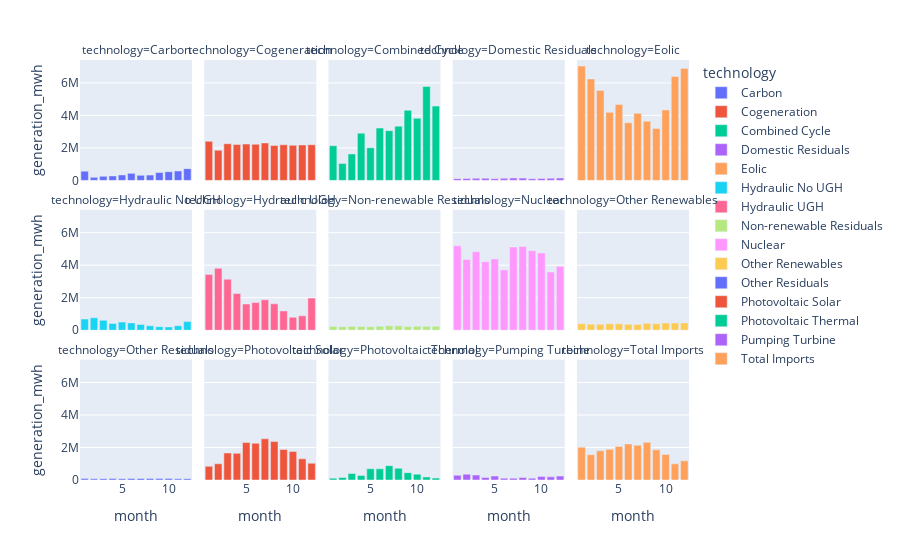

Here is the notebook cell this chart was saved with:
### Code cell
px.bar(data_frame=dfres, x='month', y='generation_mwh', facet_col='technology', facet_col_wrap=5, height=750, color='technology')

### Figure 1 — Plotly figure (JSON) as saved in the notebook; plotly's stock layout.template omitted (floating-point values rounded to 4 significant figures)
{"data": [{"alignmentgroup": "True", "hovertemplate": "technology=Carbon<br>month=%{x}<br>generation_mwh=%{y}<extra></extra>", "legendgroup": "Carbon", "marker": {"color": "#636efa", "pattern": {"shape": ""}}, "name": "Carbon", "offsetgroup": "Carbon", "orientation": "v", "showlegend": true, "textposition": "auto", "type": "bar", "x": [1, 2, 3, 4, 5, 6, 7, 8, 9, 10, 11, 12], "xaxis": "x11", "y": [569900.0, 186166, 250300.0, 275500.0, 338200.0, 433800.0, 311100.0, 327400.0, 484800.0, 534700.0, 580600.0, 724400.0], "yaxis": "y11"}, {"alignmentgroup": "True", "hovertemplate": "technology=Cogeneration<br>month=%{x}<br>generation_mwh=%{y}<extra></extra>", "legendgroup": "Cogeneration", "marker": {"color": "#EF553B", "pattern": {"shape": ""}}, "name": "Cogeneration", "offsetgroup": "Cogeneration", "orientation": "v", "showlegend": true, "textposition": "auto", "type": "bar", "x": [1, 2, 3, 4, 5, 6, 7, 8, 9, 10, 11, 12], "xaxis": "x12", "y": [2405000.0, 1852000.0, 2259000.0, 2212000.0, 2236000.0, 2222000.0, 2305000.0, 2149075, 2191000.0, 2161000.0, 2184000.0, 2196000.0], "yaxis": "y12"}, {"alignmentgroup": "True", "hovertemplate": "technology=Combined Cycle<br>month=%{x}<br>generation_mwh=%{y}<extra></extra>", "legendgroup": "Combined Cycle", "marker": {"color": "#00cc96", "pattern": {"shape": ""}}, "name": "Combined Cycle", "offsetgroup": "Combined Cycle", "orientation": "v", "showlegend": true, "textposition": "auto", "type": "bar", "x": [1, 2, 3, 4, 5, 6, 7, 8, 9, 10, 11, 12], "xaxis": "x13", "y": [2132000.0, 1036000.0, 1627000.0, 2901000.0, 2011000.0, 3219000.0, 3063000.0, 3339000.0, 4314000.0, 3821000.0, 5783000.0, 4572000.0], "yaxis": "y13"}, {"alignmentgroup": "True", "hovertemplate": "technology=Domestic Residuals<br>month=%{x}<br>generation_mwh=%{y}<extra></extra>", "legendgroup": "Domestic Residuals", "marker": {"color": "#ab63fa", "pattern": {"shape": ""}}, "name": "Domestic Residuals", "offsetgroup": "Domestic Residuals", "orientation": "v", "showlegend": true, "textposition": "auto", "type": "bar", "x": [1, 2, 3, 4, 5, 6, 7, 8, 9, 10, 11, 12], "xaxis": "x14", "y": [109129, 114300.0, 125800.0, 132300.0, 107400.0, 131200.0, 150100.0, 141900.0, 107800.0, 120200.0, 132200.0, 146800.0], "yaxis": "y14"}, {"alignmentgroup": "True", "hovertemplate": "technology=Eolic<br>month=%{x}<br>generation_mwh=%{y}<extra></extra>", "legendgroup": "Eolic", "marker": {"color": "#FFA15A", "pattern": {"shape": ""}}, "name": "Eolic", "offsetgroup": "Eolic", "orientation": "v", "showlegend": true, "textposition": "auto", "type": "bar", "x": [1, 2, 3, 4, 5, 6, 7, 8, 9, 10, 11, 12], "xaxis": "x15", "y": [7039018, 6241000.0, 5535000.0, 4187000.0, 4668000.0, 3548000.0, 4128000.0, 3640000.0, 3190000.0, 4339000.0, 6398000.0, 6887000.0], "yaxis": "y15"}, {"alignmentgroup": "True", "hovertemplate": "technology=Hydraulic No UGH<br>month=%{x}<br>generation_mwh=%{y}<extra></extra>", "legendgroup": "Hydraulic No UGH", "marker": {"color": "#19d3f3", "pattern": {"shape": ""}}, "name": "Hydraulic No UGH", "offsetgroup": "Hydraulic No UGH", "orientation": "v", "showlegend": true, "textposition": "auto", "type": "bar", "x": [1, 2, 3, 4, 5, 6, 7, 8, 9, 10, 11, 12], "xaxis": "x6", "y": [688200.0, 762889, 609500.0, 416900.0, 498600.0, 450600.0, 356000.0, 267600.0, 214600.0, 199200.0, 267500.0, 528200.0], "yaxis": "y6"}, {"alignmentgroup": "True", "hovertemplate": "technology=Hydraulic UGH<br>month=%{x}<br>generation_mwh=%{y}<extra></extra>", "legendgroup": "Hydraulic UGH", "marker": {"color": "#FF6692", "pattern": {"shape": ""}}, "name": "Hydraulic UGH", "offsetgroup": "Hydraulic UGH", "orientation": "v", "showlegend": true, "textposition": "auto", "type": "bar", "x": [1, 2, 3, 4, 5, 6, 7, 8, 9, 10, 11, 12], "xaxis": "x7", "y": [3434033, 3814000.0, 3135000.0, 2257000.0, 1610000.0, 1701000.0, 1872000.0, 1624000.0, 1184000.0, 797000.0, 890800.0, 1975000.0], "yaxis": "y7"}, {"alignmentgroup": "True", "hovertemplate": "technology=Non-renewable Residuals<br>month=%{x}<br>generation_mwh=%{y}<extra></extra>", "legendgroup": "Non-renewable Residuals", "marker": {"color": "#B6E880", "pattern": {"shape": ""}}, "name": "Non-renewable Residuals", "offsetgroup": "Non-renewable Residuals", "orientation": "v", "showlegend": true, "textposition": "auto", "type": "bar", "x": [1, 2, 3, 4, 5, 6, 7, 8, 9, 10, 11, 12], "xaxis": "x8", "y": [230300.0, 217500.0, 238300.0, 234489, 218000.0, 249700.0, 276200.0, 270200.0, 226400.0, 241800.0, 237400.0, 245200.0], "yaxis": "y8"}, {"alignmentgroup": "True", "hovertemplate": "technology=Nuclear<br>month=%{x}<br>generation_mwh=%{y}<extra></extra>", "legendgroup": "Nuclear", "marker": {"color": "#FF97FF", "pattern": {"shape": ""}}, "name": "Nuclear", "offsetgroup": "Nuclear", "orientation": "v", "showlegend": true, "textposition": "auto", "type": "bar", "x": [1, 2, 3, 4, 5, 6, 7, 8, 9, 10, 11, 12], "xaxis": "x9", "y": [5191000.0, 4358000.0, 4831000.0, 4211000.0, 4386000.0, 3711000.0, 5120000.0, 5153000.0, 4897000.0, 4755000.0, 3580000.0, 3931824], "yaxis": "y9"}, {"alignmentgroup": "True", "hovertemplate": "technology=Other Renewables<br>month=%{x}<br>generation_mwh=%{y}<extra></extra>", "legendgroup": "Other Renewables", "marker": {"color": "#FECB52", "pattern": {"shape": ""}}, "name": "Other Renewables", "offsetgroup": "Other Renewables", "orientation": "v", "showlegend": true, "textposition": "auto", "type": "bar", "x": [1, 2, 3, 4, 5, 6, 7, 8, 9, 10, 11, 12], "xaxis": "x10", "y": [401100.0, 373200.0, 362600.0, 396100.0, 394800.0, 362100.0, 357300.0, 423200.0, 402900.0, 443900.0, 444400.0, 449300.0], "yaxis": "y10"}, {"alignmentgroup": "True", "hovertemplate": "technology=Other Residuals<br>month=%{x}<br>generation_mwh=%{y}<extra></extra>", "legendgroup": "Other Residuals", "marker": {"color": "#636efa", "pattern": {"shape": ""}}, "name": "Other Residuals", "offsetgroup": "Other Residuals", "orientation": "v", "showlegend": true, "textposition": "auto", "type": "bar", "x": [1, 2, 3, 4, 5, 6, 7, 8, 9, 10, 11, 12], "xaxis": "x", "y": [87550.0, 73760.0, 83340.0, 86320.0, 80900.0, 89920.0, 92030.0, 94340.0, 85690.0, 93810.0, 72330.0, 79790.0], "yaxis": "y"}, {"alignmentgroup": "True", "hovertemplate": "technology=Photovoltaic Solar<br>month=%{x}<br>generation_mwh=%{y}<extra></extra>", "legendgroup": "Photovoltaic Solar", "marker": {"color": "#EF553B", "pattern": {"shape": ""}}, "name": "Photovoltaic Solar", "offsetgroup": "Photovoltaic Solar", "orientation": "v", "showlegend": true, "textposition": "auto", "type": "bar", "x": [1, 2, 3, 4, 5, 6, 7, 8, 9, 10, 11, 12], "xaxis": "x2", "y": [843900.0, 997700.0, 1663000.0, 1639621, 2303000.0, 2259000.0, 2534000.0, 2363000.0, 1876000.0, 1748000.0, 1303000.0, 1031000.0], "yaxis": "y2"}, {"alignmentgroup": "True", "hovertemplate": "technology=Photovoltaic Thermal<br>month=%{x}<br>generation_mwh=%{y}<extra></extra>", "legendgroup": "Photovoltaic Thermal", "marker": {"color": "#00cc96", "pattern": {"shape": ""}}, "name": "Photovoltaic Thermal", "offsetgroup": "Photovoltaic Thermal", "orientation": "v", "showlegend": true, "textposition": "auto", "type": "bar", "x": [1, 2, 3, 4, 5, 6, 7, 8, 9, 10, 11, 12], "xaxis": "x3", "y": [111900.0, 154600.0, 400900.0, 277200.0, 693300.0, 685200.0, 880800.0, 721100.0, 453500.0, 356200.0, 190083, 117400.0], "yaxis": "y3"}, {"alignmentgroup": "True", "hovertemplate": "technology=Pumping Turbine<br>month=%{x}<br>generation_mwh=%{y}<extra></extra>", "legendgroup": "Pumping Turbine", "marker": {"color": "#ab63fa", "pattern": {"shape": ""}}, "name": "Pumping Turbine", "offsetgroup": "Pumping Turbine", "orientation": "v", "showlegend": true, "textposition": "auto", "type": "bar", "x": [1, 2, 3, 4, 5, 6, 7, 8, 9, 10, 11, 12], "xaxis": "x4", "y": [293700.0, 357700.0, 302400.0, 155800.0, 241400.0, 107000.0, 112000.0, 156500.0, 106930, 210600.0, 192400.0, 239000.0], "yaxis": "y4"}, {"alignmentgroup": "True", "hovertemplate": "technology=Total Imports<br>month=%{x}<br>generation_mwh=%{y}<extra></extra>", "legendgroup": "Total Imports", "marker": {"color": "#FFA15A", "pattern": {"shape": ""}}, "name": "Total Imports", "offsetgroup": "Total Imports", "orientation": "v", "showlegend": true, "textposition": "auto", "type": "bar", "x": [1, 2, 3, 4, 5, 6, 7, 8, 9, 10, 11, 12], "xaxis": "x5", "y": [2019000.0, 1555000.0, 1797000.0, 1886000.0, 2062000.0, 2218000.0, 2145289, 2318000.0, 1855000.0, 1573000.0, 995200.0, 1180000.0], "yaxis": "y5"}], "layout": {"annotations": [{"font": {}, "showarrow": false, "text": "technology=Other Residuals", "x": 0.092, "xanchor": "center", "xref": "paper", "y": 0.2867, "yanchor": "bottom", "yref": "paper"}, {"font": {}, "showarrow": false, "text": "technology=Photovoltaic Solar", "x": 0.296, "xanchor": "center", "xref": "paper", "y": 0.2867, "yanchor": "bottom", "yref": "paper"}, {"font": {}, "showarrow": false, "text": "technology=Photovoltaic Thermal", "x": 0.5, "xanchor": "center", "xref": "paper", "y": 0.2867, "yanchor": "bottom", "yref": "paper"}, {"font": {}, "showarrow": false, "text": "technology=Pumping Turbine", "x": 0.704, "xanchor": "center", "xref": "paper", "y": 0.2867, "yanchor": "bottom", "yref": "paper"}, {"font": {}, "showarrow": false, "text": "technology=Total Imports", "x": 0.908, "xanchor": "center", "xref": "paper", "y": 0.2867, "yanchor": "bottom", "yref": "paper"}, {"font": {}, "showarrow": false, "text": "technology=Hydraulic No UGH", "x": 0.092, "xanchor": "center", "xref": "paper", "y": 0.6433, "yanchor": "bottom", "yref": "paper"}, {"font": {}, "showarrow": false, "text": "technology=Hydraulic UGH", "x": 0.296, "xanchor": "center", "xref": "paper", "y": 0.6433, "yanchor": "bottom", "yref": "paper"}, {"font": {}, "showarrow": false, "text": "technology=Non-renewable Residuals", "x": 0.5, "xanchor": "center", "xref": "paper", "y": 0.6433, "yanchor": "bottom", "yref": "paper"}, {"font": {}, "showarrow": false, "text": "technology=Nuclear", "x": 0.704, "xanchor": "center", "xref": "paper", "y": 0.6433, "yanchor": "bottom", "yref": "paper"}, {"font": {}, "showarrow": false, "text": "technology=Other Renewables", "x": 0.908, "xanchor": "center", "xref": "paper", "y": 0.6433, "yanchor": "bottom", "yref": "paper"}, {"font": {}, "showarrow": false, "text": "technology=Carbon", "x": 0.092, "xanchor": "center", "xref": "paper", "y": 1.0, "yanchor": "bottom", "yref": "paper"}, {"font": {}, "showarrow": false, "text": "technology=Cogeneration", "x": 0.296, "xanchor": "center", "xref": "paper", "y": 1.0, "yanchor": "bottom", "yref": "paper"}, {"font": {}, "showarrow": false, "text": "technology=Combined Cycle", "x": 0.5, "xanchor": "center", "xref": "paper", "y": 1.0, "yanchor": "bottom", "yref": "paper"}, {"font": {}, "showarrow": false, "text": "technology=Domestic Residuals", "x": 0.704, "xanchor": "center", "xref": "paper", "y": 1.0, "yanchor": "bottom", "yref": "paper"}, {"font": {}, "showarrow": false, "text": "technology=Eolic", "x": 0.908, "xanchor": "center", "xref": "paper", "y": 1.0, "yanchor": "bottom", "yref": "paper"}], "autosize": true, "barmode": "relative", "legend": {"title": {"text": "technology"}, "tracegroupgap": 0}, "margin": {"t": 60}, "xaxis": {"anchor": "y", "autorange": true, "domain": [0, 0.184], "range": [0.5, 12.5], "title": {"text": "month"}, "type": "linear"}, "xaxis10": {"anchor": "y10", "autorange": true, "domain": [0.816, 1], "matches": "x", "range": [0.5, 12.5], "showticklabels": false, "type": "linear"}, "xaxis11": {"anchor": "y11", "autorange": true, "domain": [0, 0.184], "matches": "x", "range": [0.5, 12.5], "showticklabels": false, "type": "linear"}, "xaxis12": {"anchor": "y12", "autorange": true, "domain": [0.204, 0.388], "matches": "x", "range": [0.5, 12.5], "showticklabels": false, "type": "linear"}, "xaxis13": {"anchor": "y13", "autorange": true, "domain": [0.408, 0.592], "matches": "x", "range": [0.5, 12.5], "showticklabels": false, "type": "linear"}, "xaxis14": {"anchor": "y14", "autorange": true, "domain": [0.612, 0.796], "matches": "x", "range": [0.5, 12.5], "showticklabels": false, "type": "linear"}, "xaxis15": {"anchor": "y15", "autorange": true, "domain": [0.816, 1], "matches": "x", "range": [0.5, 12.5], "showticklabels": false, "type": "linear"}, "xaxis2": {"anchor": "y2", "autorange": true, "domain": [0.204, 0.388], "matches": "x", "range": [0.5, 12.5], "title": {"text": "month"}, "type": "linear"}, "xaxis3": {"anchor": "y3", "autorange": true, "domain": [0.408, 0.592], "matches": "x", "range": [0.5, 12.5], "title": {"text": "month"}, "type": "linear"}, "xaxis4": {"anchor": "y4", "autorange": true, "domain": [0.612, 0.796], "matches": "x", "range": [0.5, 12.5], "title": {"text": "month"}, "type": "linear"}, "xaxis5": {"anchor": "y5", "autorange": true, "domain": [0.816, 1], "matches": "x", "range": [0.5, 12.5], "title": {"text": "month"}, "type": "linear"}, "xaxis6": {"anchor": "y6", "autorange": true, "domain": [0, 0.184], "matches": "x", "range": [0.5, 12.5], "showticklabels": false, "type": "linear"}, "xaxis7": {"anchor": "y7", "autorange": true, "domain": [0.204, 0.388], "matches": "x", "range": [0.5, 12.5], "showticklabels": false, "type": "linear"}, "xaxis8": {"anchor": "y8", "autorange": true, "domain": [0.408, 0.592], "matches": "x", "range": [0.5, 12.5], "showticklabels": false, "type": "linear"}, "xaxis9": {"anchor": "y9", "autorange": true, "domain": [0.612, 0.796], "matches": "x", "range": [0.5, 12.5], "showticklabels": false, "type": "linear"}, "yaxis": {"anchor": "x", "autorange": true, "domain": [0, 0.2867], "range": [0, 7409000.0], "title": {"text": "generation_mwh"}, "type": "linear"}, "yaxis10": {"anchor": "x10", "autorange": true, "domain": [0.3567, 0.6433], "matches": "y", "range": [0, 7409000.0], "showticklabels": false, "type": "linear"}, "yaxis11": {"anchor": "x11", "autorange": true, "domain": [0.7133, 1.0], "matches": "y", "range": [0, 7409000.0], "title": {"text": "generation_mwh"}, "type": "linear"}, "yaxis12": {"anchor": "x12", "autorange": true, "domain": [0.7133, 1.0], "matches": "y", "range": [0, 7409000.0], "showticklabels": false, "type": "linear"}, "yaxis13": {"anchor": "x13", "autorange": true, "domain": [0.7133, 1.0], "matches": "y", "range": [0, 7409000.0], "showticklabels": false, "type": "linear"}, "yaxis14": {"anchor": "x14", "autorange": true, "domain": [0.7133, 1.0], "matches": "y", "range": [0, 7409000.0], "showticklabels": false, "type": "linear"}, "yaxis15": {"anchor": "x15", "autorange": true, "domain": [0.7133, 1.0], "matches": "y", "range": [0, 7409000.0], "showticklabels": false, "type": "linear"}, "yaxis2": {"anchor": "x2", "autorange": true, "domain": [0, 0.2867], "matches": "y", "range": [0, 7409000.0], "showticklabels": false, "type": "linear"}, "yaxis3": {"anchor": "x3", "autorange": true, "domain": [0, 0.2867], "matches": "y", "range": [0, 7409000.0], "showticklabels": false, "type": "linear"}, "yaxis4": {"anchor": "x4", "autorange": true, "domain": [0, 0.2867], "matches": "y", "range": [0, 7409000.0], "showticklabels": false, "type": "linear"}, "yaxis5": {"anchor": "x5", "autorange": true, "domain": [0, 0.2867], "matches": "y", "range": [0, 7409000.0], "showticklabels": false, "type": "linear"}, "yaxis6": {"anchor": "x6", "autorange": true, "domain": [0.3567, 0.6433], "matches": "y", "range": [0, 7409000.0], "title": {"text": "generation_mwh"}, "type": "linear"}, "yaxis7": {"anchor": "x7", "autorange": true, "domain": [0.3567, 0.6433], "matches": "y", "range": [0, 7409000.0], "showticklabels": false, "type": "linear"}, "yaxis8": {"anchor": "x8", "autorange": true, "domain": [0.3567, 0.6433], "matches": "y", "range": [0, 7409000.0], "showticklabels": false, "type": "linear"}, "yaxis9": {"anchor": "x9", "autorange": true, "domain": [0.3567, 0.6433], "matches": "y", "range": [0, 7409000.0], "showticklabels": false, "type": "linear"}}}
